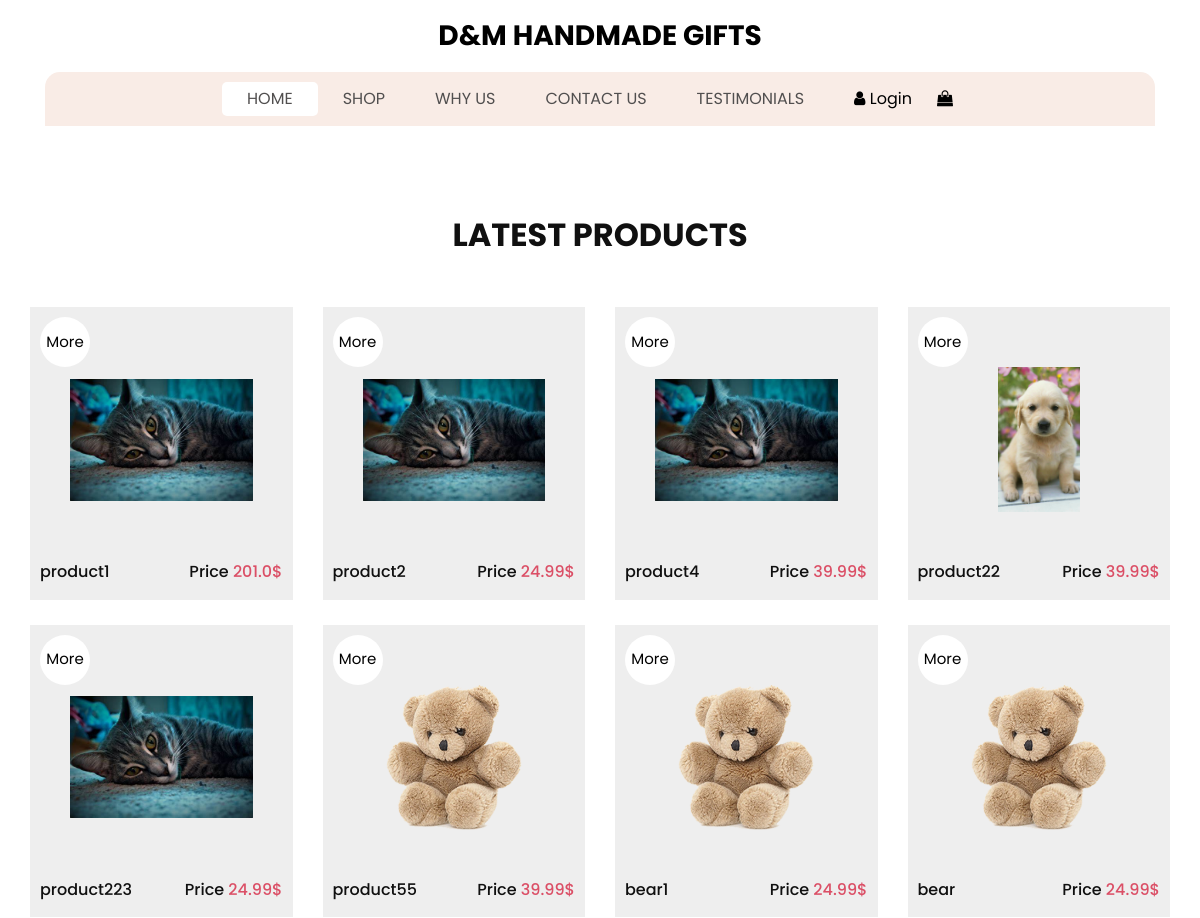
The page /shop/ (upper part) on the database as committed earlier.
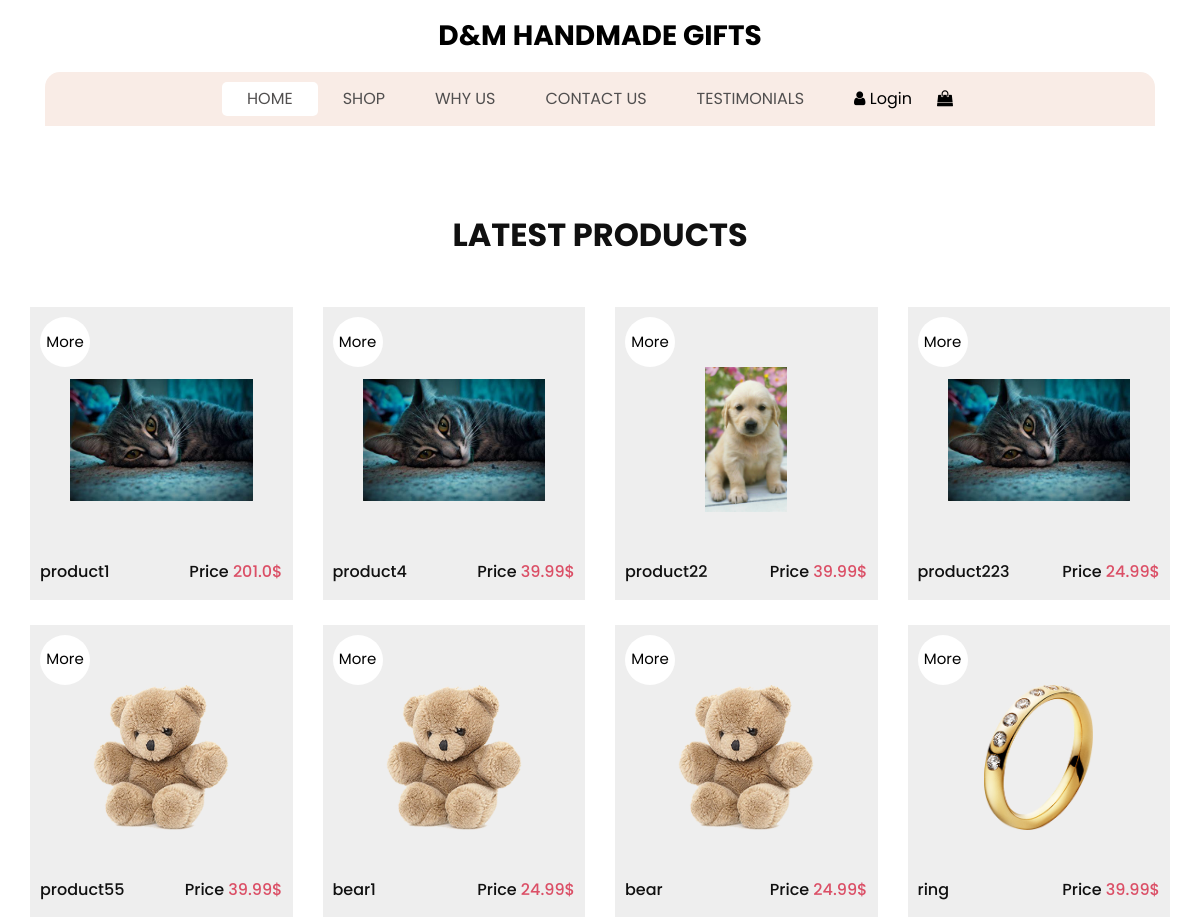
The same page on the database as committed later.
### online_shop/products/models.py (models this page shows, shortened)
class Product(models.Model):
    NAME_MAX_LEN = 30
    NAME_MIN_LEN = 2
    DESC_MAX_LEN = 300
    DESC_MIN_LEN = 10
    name = models.CharField(
        max_length=NAME_MAX_LEN,
        validators=(
            validators.MinLengthValidator(NAME_MIN_LEN),
        )
    )
    photo = models.ImageField(
        upload_to='product_photos/',
        null=False,
        blank=False,
        validators=(
            validate_file_less_than_5mb,
        )
    )
    description = models.CharField(
        max_length=DESC_MAX_LEN,
        validators=(
            validators.MinLengthValidator(DESC_MIN_LEN),
        )
    )
    price = models.FloatField(
        null=False,
        blank=False,
        validators=(
            validate_value_is_greater_than_zero,
        )
    )

### online_shop/web/views.py (the view)
# urls.py: path('shop/', ShopPageView.as_view(), name='shop_page'),
class ShopPageView(views.ListView):
    template_name = 'core/shop.html'
    model = Product
    extra_context = {
        'products': Product.objects.all()
    }

### templates/core/shop.html (shortened to what this page needs)
{% extends 'common/base.html' %}
{% load static %}
{% block content %}
    <section class="shop_section layout_padding">
        <div class="container">
            <div class="heading_container heading_center">
                <h2>
                    Latest Products
                </h2>
            </div>
            <div class="row">
                {% for product in products %}
                    <div class="col-sm-6 col-md-4 col-lg-3">
                        <div class="box">
                            <div class="img-box">
                                <img src="/media/{{ product.photo }}" alt="">
                            </div>
                            <div class="detail-box">
                                <h6>
                                    {{ product.name }}
                                </h6>
                                <h6>
                                    Price
                                    <span>
                                        {{ product.price }}$
                                    </span>
                                </h6>
                            </div>
                            <div class="new">
                                <a href="{% url 'details_product' pk=product.pk %}">More</a>
                            </div>
                        </div>
                    </div>
                {% endfor %}
                </div>
            </div>
    </section>
{% endblock %}

### templates/common/base.html (shortened to what this page needs)
{% load static %}
<!DOCTYPE html>
<html>
<head>
    <link rel="stylesheet" type="text/css" href="{% static 'css/bootstrap.css' %}"/>
    <link href="{% static 'css/style.css' %}" rel="stylesheet"/>
    <link href="{% static 'css/responsive.css' %}" rel="stylesheet"/>
</head>
<body>
{% include 'common/navbar.html' %}
<main>
    {% block content %}
    {% endblock %}
</main>
</body>
</html>

### templates/common/navbar.html (shortened to what this page needs)
{% load static %}
<body>
<div class="hero_area">
    <header class="header_section">
        <nav class="navbar navbar-expand-lg custom_nav-container ">
            <a class="navbar-brand" href="{% url 'index' %}">
          <span>
            D&M Handmade Gifts
          </span>
            </a>
            <div class="collapse navbar-collapse" id="navbarSupportedContent">
                <ul class="navbar-nav  ">
                    <li class="nav-item active">
                        <a class="nav-link" href="{% url 'index' %}">Home <span class="sr-only">(current)</span></a>
                    </li>
                    <li class="nav-item">
                        <a class="nav-link" href="{% url 'shop_page' %}">
                            Shop
                        </a>
                    </li>
                    <li class="nav-item">
                        <a class="nav-link" href="{% url 'why_page' %}">
                            Why Us
                        </a>
                    </li>
                    <li class="nav-item">
                        <a class="nav-link" href="{% url 'contact_page' %}">Contact Us</a>
                    </li>
                    <li class="nav-item">
                        <a class="nav-link" href="{% url 'testimonials' %}">Testimonials</a>
                    </li>
                </ul>
                <div class="user_option">
                    {% if not request.user.is_authenticated %}
                        <a href="{% url 'login user' %}">
                            <i class="fa fa-user" aria-hidden="true"></i>
                            Login
                        </a>
                    {% endif %}
                    <a href="{% url 'user-orders' %}">
                        <i class="fa fa-shopping-bag" aria-hidden="true"></i>
                    </a>
                </div>
            </div>
        </nav>
    </header>
</div>

### static/css/style.css (style rules this page uses)
body { font-family: "poppins", sans-serif; color: #101010; background-color: #ffffff; }
.layout_padding { padding-top: 90px; padding-bottom: 90px; }
.heading_container { display: -webkit-box; display: -ms-flexbox; display: flex; -webkit-box-orient: vertical; -webkit-box-direction: normal; -ms-flex-direction: column; flex-direction: column; }
.heading_container h2 { text-transform: uppercase; font-weight: bold; }
.heading_container.heading_center { -webkit-box-align: center; -ms-flex-align: center; align-items: center; text-align: center; }
.hero_area { padding: 0 45px; }
#navbarSupportedContent { width: 100%; background-color: #f9ece6; -webkit-box-pack: center; -ms-flex-pack: center; justify-content: center; padding: 10px 0; border-radius: 15px 15px 0 0; }
#navbarSupportedContent .navbar-nav .nav-link { padding: 5px 25px; color: #514f4f; text-align: center; text-transform: uppercase; border-radius: 5px; }
#navbarSupportedContent .nav-item.active .nav-link { background-color: #ffffff; }
a, a:hover, a:focus { text-decoration: none; }
.navbar-brand { margin: 15px 0; padding: 0; }
.navbar-brand span { font-size: 28px; font-weight: bold; color: #000000; text-transform: uppercase; margin: 0; padding: 0; }
.custom_nav-container { z-index: 99999; padding: 0; -webkit-box-orient: vertical; -webkit-box-direction: normal; -ms-flex-direction: column; flex-direction: column; -webkit-box-align: center; -ms-flex-align: center; align-items: center; }
.user_option { display: -webkit-box; display: -ms-flexbox; display: flex; -webkit-box-align: center; -ms-flex-align: center; align-items: center; margin-left: 25px; }
.user_option a { margin-right: 25px; color: #000000; }
.shop_section .heading_container { margin-bottom: 20px; }
.shop_section .box { background-color: #eeeeee; position: relative; padding: 10px; margin-top: 25px; }
.shop_section .box a { color: #000000; }
.shop_section .box .img-box { display: -webkit-box; display: -ms-flexbox; display: flex; -webkit-box-pack: center; -ms-flex-pack: center; justify-content: center; -webkit-box-align: center; -ms-flex-align: center; align-items: center; padding: 15px 30px; height: 245px; }
.shop_section .box .img-box img { max-width: 100%; max-height: 145px; }
.shop_section .box .detail-box { display: -webkit-box; display: -ms-flexbox; display: flex; -webkit-box-pack: justify; -ms-flex-pack: justify; justify-content: space-between; }
.shop_section .box .detail-box h6 span { color: #db4f66; }
.shop_section .box .new { width: 50px; height: 50px; position: absolute; top: 10px; left: 10px; background-color: #ffffff; display: -webkit-box; display: -ms-flexbox; display: flex; -webkit-box-pack: center; -ms-flex-pack: center; justify-content: center; -webkit-box-align: center; -ms-flex-align: center; align-items: center; border-radius: 100%; font-size: 15px; }

### static/css/responsive.css (style rules this page uses)
@media (min-width: 1200px) { .container { max-width: 1170px; } }

Rows that differ between the two databases and show on the page:
removed Product: photo (picture), name "product2", price "24.99"
now on this page (row unchanged): Product: photo (picture), name "ring", price "39.99"
